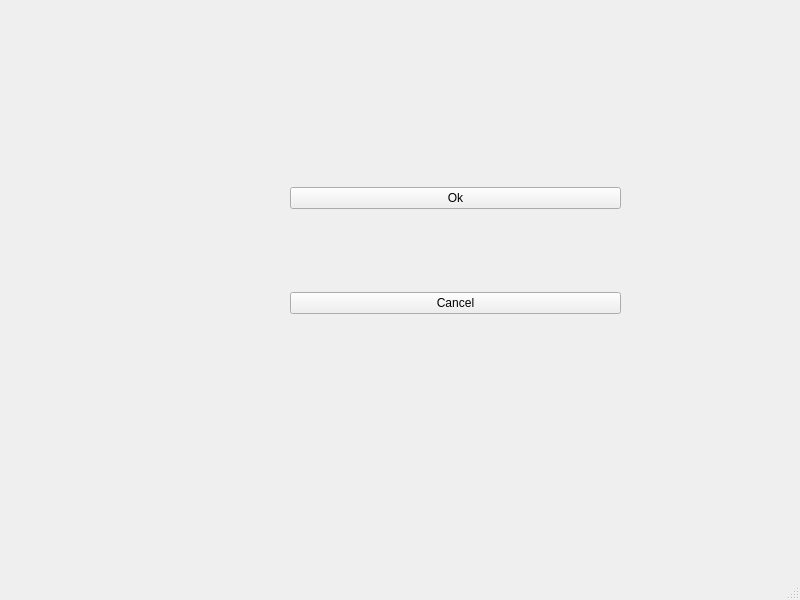
<?xml version="1.0" encoding="UTF-8"?>
<ui version="4.0">
 <class>Homepage</class>
 <widget class="QMainWindow" name="Homepage">
  <property name="geometry">
   <rect>
    <x>0</x>
    <y>0</y>
    <width>800</width>
    <height>600</height>
   </rect>
  </property>
  <property name="windowTitle">
   <string>Homepage</string>
  </property>
  <widget class="QWidget" name="centralwidget">
   <widget class="QWidget" name="verticalLayoutWidget">
    <property name="geometry">
     <rect>
      <x>290</x>
      <y>110</y>
      <width>331</width>
      <height>281</height>
     </rect>
    </property>
    <layout class="QVBoxLayout" name="verticalLayout">
     <item>
      <widget class="QPushButton" name="pushButton">
       <property name="text">
        <string>Ok</string>
       </property>
      </widget>
     </item>
     <item>
      <widget class="QPushButton" name="pushButton_2">
       <property name="text">
        <string>Cancel</string>
       </property>
      </widget>
     </item>
    </layout>
   </widget>
  </widget>
  <widget class="QMenuBar" name="menubar">
   <property name="geometry">
    <rect>
     <x>0</x>
     <y>0</y>
     <width>800</width>
     <height>21</height>
    </rect>
   </property>
  </widget>
  <widget class="QStatusBar" name="statusbar"/>
 </widget>
 <resources/>
 <connections/>
</ui>
